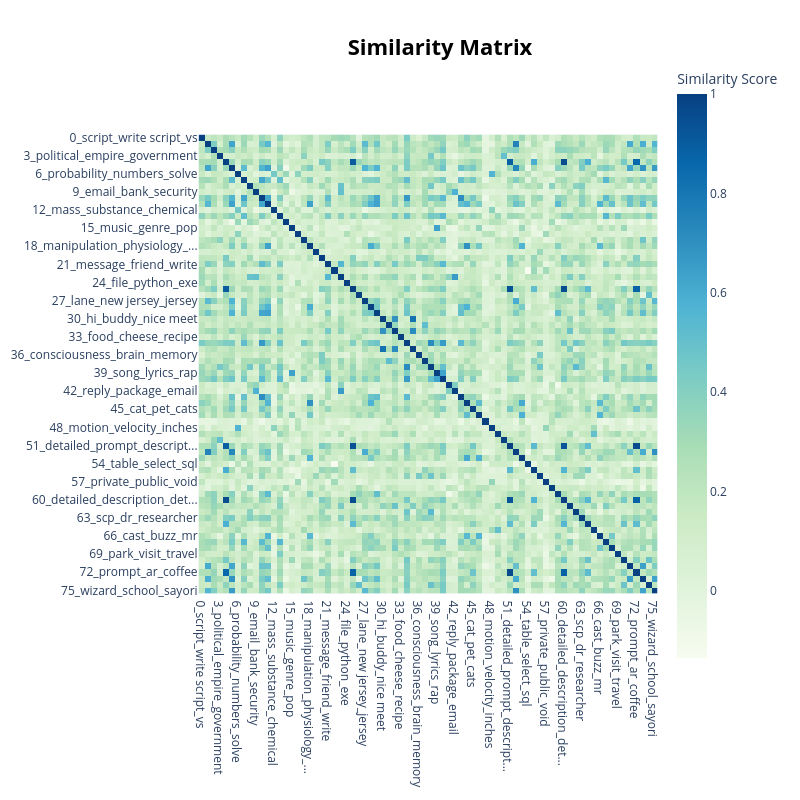

Here is the notebook cell this chart was saved with:
### Code cell
# Topic similarity heatmap
best_model.visualize_heatmap()

### Figure 1 — Plotly figure (JSON) as saved in the notebook; plotly's stock layout.template omitted (floating-point values rounded to 4 significant figures; data arrays with more than 128 entries replaced by an {"elided": "..."} marker saying what was removed)
{"data": [{"coloraxis": "coloraxis", "hovertemplate": "x: %{x}<br>y: %{y}<br>Similarity Score: %{z}<extra></extra>", "name": "0", "type": "heatmap", "x": ["0_script_write script_vs", "1_natsuki_monika_sayori", "2_translate_english_chinese", "3_political_empire_government", "4_detailed_ar_description", "5_player_female_snow", "6_probability_numbers_solve", "7_fish_pond_fart", "8_management_business_custo...", "9_email_bank_security", "10_story_write story_man", "11_tommy_girlfriend_ed", "12_mass_substance_chemical", "13_write 10_tweets_beach", "14_stock_rate_price", "15_music_genre_pop", "16_int_string_array", "17_god_bible_gods", "18_manipulation_physiology_...", "19_patients_treatment_cells", "20_models_ai_neural", "21_message_friend_write", "22_const_div_html", "23_email_thank_write email", "24_file_python_exe", "25_detailed_description_det...", "26_jewelry_necklace_ring", "27_lane_new jersey_jersey", "28_dick_batman_superman", "29_fight_women_melissa", "30_hi_buddy_nice meet", "31_gpt_chatgpt_chat", "32_hi_hello_whats", "33_food_cheese_recipe", "34_story_book_novel", "35_hello hello_hello_hello ...", "36_consciousness_brain_memory", "37_dan_chatgpt_content", "38_essay_evidence_rhetorical", "39_song_lyrics_rap", "40_poem_love_hearts", "41_house_property_unit", "42_reply_package_email", "43_villains_write story_han...", "44_tom_monkey_robot", "45_cat_pet_cats", "46_names_television_channel", "47_true_false_cpu", "48_motion_velocity_inches", "49_2023_jan_year", "50_china_dynasty_chinese", "51_detailed_prompt_descript...", "52_natsuki_bark_desert", "53_sonic_game_games", "54_table_select_sql", "55_user_caption_descriptive", "56_therapy_health_mental", "57_private_public_void", "58_tesla_electric_battery", "59_shorts_fusion_casual", "60_detailed_description_det...", "61_short reply_reply_genera...", "62_reading_comprehension_ag...", "63_scp_dr_researcher", "64_galaxy_image_markdown", "65_earth_time_planet", "66_cast_buzz_mr", "67_joke_funny_jokes", "68_know_dean_onlyfans", "69_park_visit_travel", "70_art_artists_artist", "71_megumin_dialogue story_d...", "72_prompt_ar_coffee", "73_alliance_elf_city", "74_tattoo_butterfly_peacock", "75_wizard_school_sayori"], "xaxis": "x", "y": ["0_script_write script_vs", "1_natsuki_monika_sayori", "2_translate_english_chinese", "3_political_empire_government", "4_detailed_ar_description", "5_player_female_snow", "6_probability_numbers_solve", "7_fish_pond_fart", "8_management_business_custo...", "9_email_bank_security", "10_story_write story_man", "11_tommy_girlfriend_ed", "12_mass_substance_chemical", "13_write 10_tweets_beach", "14_stock_rate_price", "15_music_genre_pop", "16_int_string_array", "17_god_bible_gods", "18_manipulation_physiology_...", "19_patients_treatment_cells", "20_models_ai_neural", "21_message_friend_write", "22_const_div_html", "23_email_thank_write email", "24_file_python_exe", "25_detailed_description_det...", "26_jewelry_necklace_ring", "27_lane_new jersey_jersey", "28_dick_batman_superman", "29_fight_women_melissa", "30_hi_buddy_nice meet", "31_gpt_chatgpt_chat", "32_hi_hello_whats", "33_food_cheese_recipe", "34_story_book_novel", "35_hello hello_hello_hello ...", "36_consciousness_brain_memory", "37_dan_chatgpt_content", "38_essay_evidence_rhetorical", "39_song_lyrics_rap", "40_poem_love_hearts", "41_house_property_unit", "42_reply_package_email", "43_villains_write story_han...", "44_tom_monkey_robot", "45_cat_pet_cats", "46_names_television_channel", "47_true_false_cpu", "48_motion_velocity_inches", "49_2023_jan_year", "50_china_dynasty_chinese", "51_detailed_prompt_descript...", "52_natsuki_bark_desert", "53_sonic_game_games", "54_table_select_sql", "55_user_caption_descriptive", "56_therapy_health_mental", "57_private_public_void", "58_tesla_electric_battery", "59_shorts_fusion_casual", "60_detailed_description_det...", "61_short reply_reply_genera...", "62_reading_comprehension_ag...", "63_scp_dr_researcher", "64_galaxy_image_markdown", "65_earth_time_planet", "66_cast_buzz_mr", "67_joke_funny_jokes", "68_know_dean_onlyfans", "69_park_visit_travel", "70_art_artists_artist", "71_megumin_dialogue story_d...", "72_prompt_ar_coffee", "73_alliance_elf_city", "74_tattoo_butterfly_peacock", "75_wizard_school_sayori"], "yaxis": "y", "z": {"elided": "76x76 float values"}}], "layout": {"coloraxis": {"colorbar": {"title": {"text": "Similarity Score"}}, "colorscale": [[0, "rgb(247,252,240)"], [0.125, "rgb(224,243,219)"], [0.25, "rgb(204,235,197)"], [0.375, "rgb(168,221,181)"], [0.5, "rgb(123,204,196)"], [0.625, "rgb(78,179,211)"], [0.75, "rgb(43,140,190)"], [0.875, "rgb(8,104,172)"], [1, "rgb(8,64,129)"]]}, "height": 800, "hoverlabel": {"bgcolor": "white", "font": {"family": "Rockwell", "size": 16}}, "legend": {"title": {"text": "Trend"}}, "margin": {"t": 60}, "showlegend": true, "title": {"font": {"color": "Black", "size": 22}, "text": "<b>Similarity Matrix</b>", "x": 0.55, "xanchor": "center", "y": 0.95, "yanchor": "top"}, "width": 800, "xaxis": {"anchor": "y", "constrain": "domain", "domain": [0, 1], "scaleanchor": "y"}, "yaxis": {"anchor": "x", "autorange": "reversed", "constrain": "domain", "domain": [0, 1]}}}
